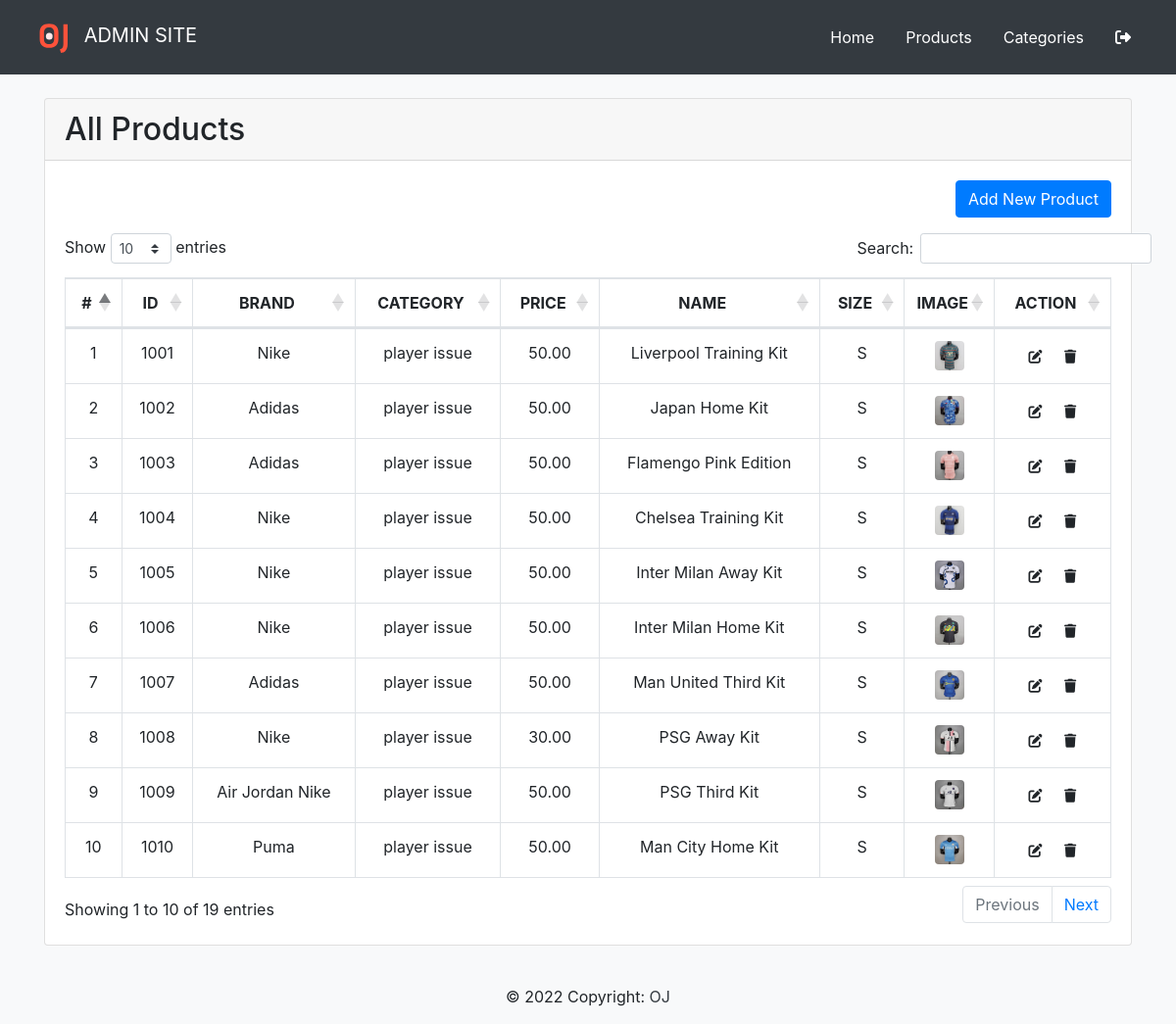
/admin/products.php, run on the app's committed database.
### tables this page shows
CREATE TABLE `jersey` (
  `jersey_id` int NOT NULL,
  `brand_id` int NOT NULL,
  `category_id` int NOT NULL,
  `jersey_price` decimal(11,2) DEFAULT NULL,
  `jersey_name` varchar(255) DEFAULT NULL,
  `jersey_size` varchar(100) DEFAULT NULL,
  `jersey_image` varchar(255) DEFAULT NULL,
  `created_at` timestamp NULL DEFAULT NULL,
  `updated_at` timestamp NULL DEFAULT NULL
);

CREATE TABLE `brand` (
  `brand_id` int NOT NULL,
  `brand_name` varchar(255) NOT NULL
);

CREATE TABLE `category` (
  `category_id` int NOT NULL,
  `category_name` varchar(255) DEFAULT NULL,
  `category_type` varchar(255) DEFAULT NULL,
  `created_at` timestamp NULL DEFAULT NULL,
  `updated_at` timestamp NULL DEFAULT NULL
);

### admin/products.php (the view, shortened to what this page needs)
<!doctype html>
<html lang="en">
  <head>
    <?php include('layouts/header.php') ?>
  </head>
  <body class="bg-light">
      <?php include('layouts/navbar.php'); ?>
    <div class="container mb-4">
      <div class="card">
        <h2 class="card-header">All Products</h2>
        <div class="card-body">
          <div class="row align-item-start">
            <div class="col"></div>
            <div class="col"></div>
            <div class="col"><a class="btn btn-primary ml-3 float-right" href="product-add.php">Add New Product</a></div>
          </div>
              <table class="table table-bordered text-center" id="dataTable">
                <thead>
                  <tr>
                    <th scope="col" class="text-center">#</th>
                    <th scope="col" class="text-center">ID</th>
                    <th scope="col" class="text-center">BRAND</th>
                    <th scope="col" class="text-center">CATEGORY</th>
                    <th scope="col" class="text-center">PRICE</th>
                    <th scope="col" class="text-center">NAME</th>
                    <th scope="col" class="text-center">SIZE</th>
                    <th scope="col" class="text-center" width="50px">IMAGE</th>
                    <th scope="col" class="text-center">ACTION</th>
                  </tr>
                </thead>
                <tbody>
                <?php
                  include('connection.php');
                  $sql = mysqli_query($conn, "select category.category_name as categoryname, brand.brand_name as brand, jersey.* from jersey inner join category on category.category_id=jersey.category_id inner join brand on brand.brand_id=jersey.brand_id");
                  $count=1;
                  while($data=mysqli_fetch_array($sql))
                  {
                    $path = $data['jersey_image'];
                ?>
                  <tr>
                    <td><?php echo $count; ?></td>
                    <td><?php echo $data['jersey_id'];?></td>
                    <td><?php echo $data['brand'];?></td>
                    <td><?php echo $data['categoryname'];?></td>
                    <td><?php echo $data['jersey_price'];?></td>
                    <td><?php echo $data['jersey_name'];?></td>
                    <td><?php echo $data['jersey_size'];?></td>
                    <td>
                      <a href="/images/<?php echo $path; ?>" target="_BLANK"><img src="/images/<?php echo $path; ?>" class="rounded" width="30px" height="30px"></a>
                    </td>
                    <td>
                    <button type="button" class="btn btn-sm"><a href="product-update.php?updateId=<?php echo $data['jersey_id'] ?>"><i class="fa-solid fa-pen-to-square" style="color: #212529;"></i></a></button>
                    <button class="btn btn-sm"><a href="product-delete.php?deleteId=<?php echo $data['jersey_id'] ?>"><i class="fa-solid fa-trash" style="color: #212529;"></i></a></button>
                    </td>
                  </tr>
                  <?php
                  $count++;
                  }
                  ?>
                </tbody>
              </table>
        </div>
      </div>
    </div>
    <?php include('layouts/footer.php'); ?>
  </body>
</html>

### data on the page
jersey: jersey_id "1001", brand.brand_name "Nike", category.category_name "player issue", jersey_price "50.00", jersey_name "Liverpool Training Kit", jersey_size "S", jersey_image (picture)
jersey: jersey_id "1002", brand.brand_name "Adidas", category.category_name "player issue", jersey_price "50.00", jersey_name "Japan Home Kit", jersey_size "S", jersey_image (picture)
jersey: jersey_id "1003", brand.brand_name "Adidas", category.category_name "player issue", jersey_price "50.00", jersey_name "Flamengo Pink Edition", jersey_size "S", jersey_image (picture)
jersey: jersey_id "1004", brand.brand_name "Nike", category.category_name "player issue", jersey_price "50.00", jersey_name "Chelsea Training Kit", jersey_size "S", jersey_image (picture)
jersey: jersey_id "1005", brand.brand_name "Nike", category.category_name "player issue", jersey_price "50.00", jersey_name "Inter Milan Away Kit", jersey_size "S", jersey_image (picture)
jersey: jersey_id "1006", brand.brand_name "Nike", category.category_name "player issue", jersey_price "50.00", jersey_name "Inter Milan Home Kit", jersey_size "S", jersey_image (picture)
jersey: jersey_id "1007", brand.brand_name "Adidas", category.category_name "player issue", jersey_price "50.00", jersey_name "Man United Third Kit", jersey_size "S", jersey_image (picture)
jersey: jersey_id "1008", brand.brand_name "Nike", category.category_name "player issue", jersey_price "30.00", jersey_name "PSG Away Kit", jersey_size "S", jersey_image (picture)
jersey: jersey_id "1009", brand.brand_name "Air Jordan Nike", category.category_name "player issue", jersey_price "50.00", jersey_name "PSG Third Kit", jersey_size "S", jersey_image (picture)
jersey: jersey_id "1010", brand.brand_name "Puma", category.category_name "player issue", jersey_price "50.00", jersey_name "Man City Home Kit", jersey_size "S", jersey_image (picture)
